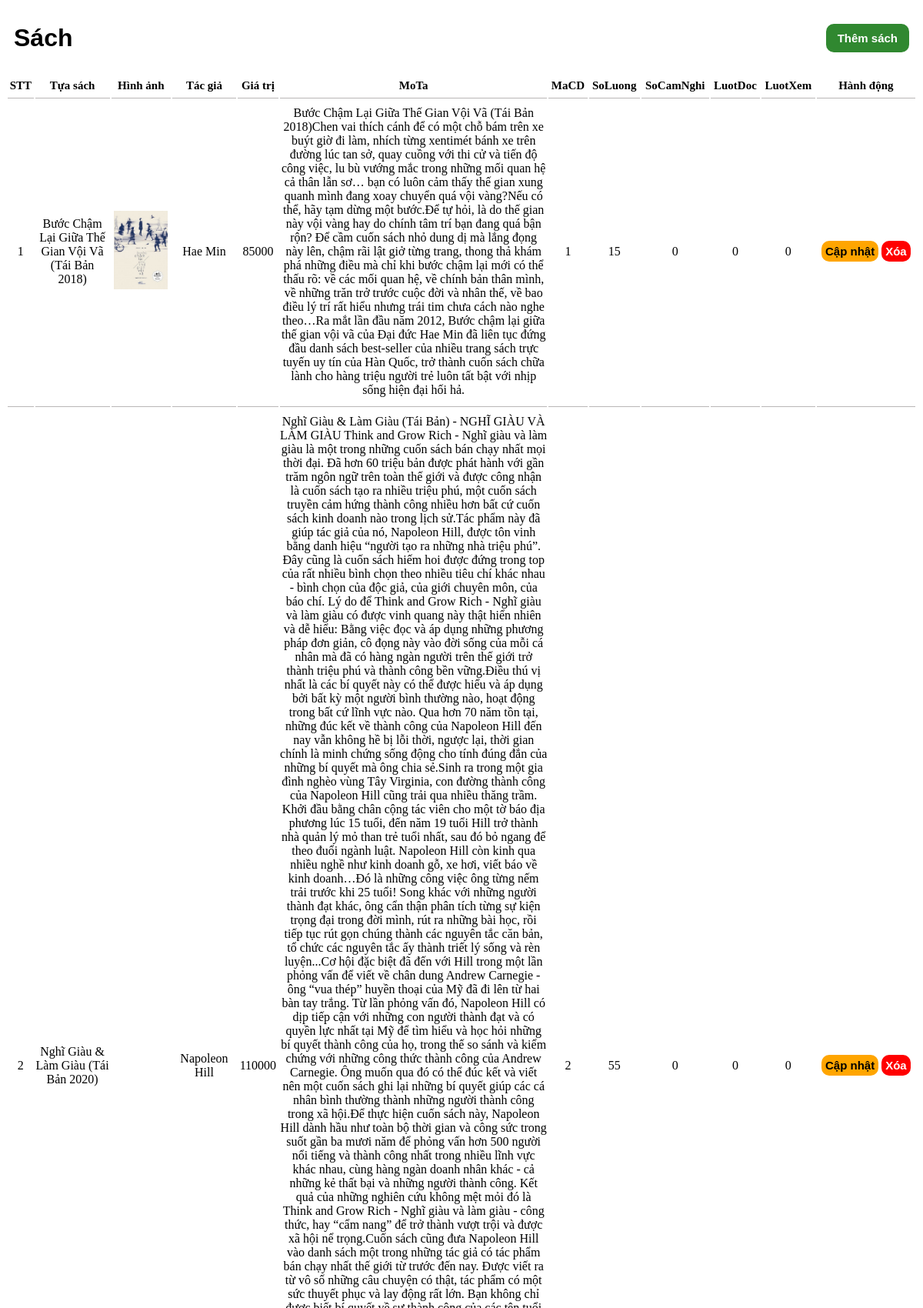
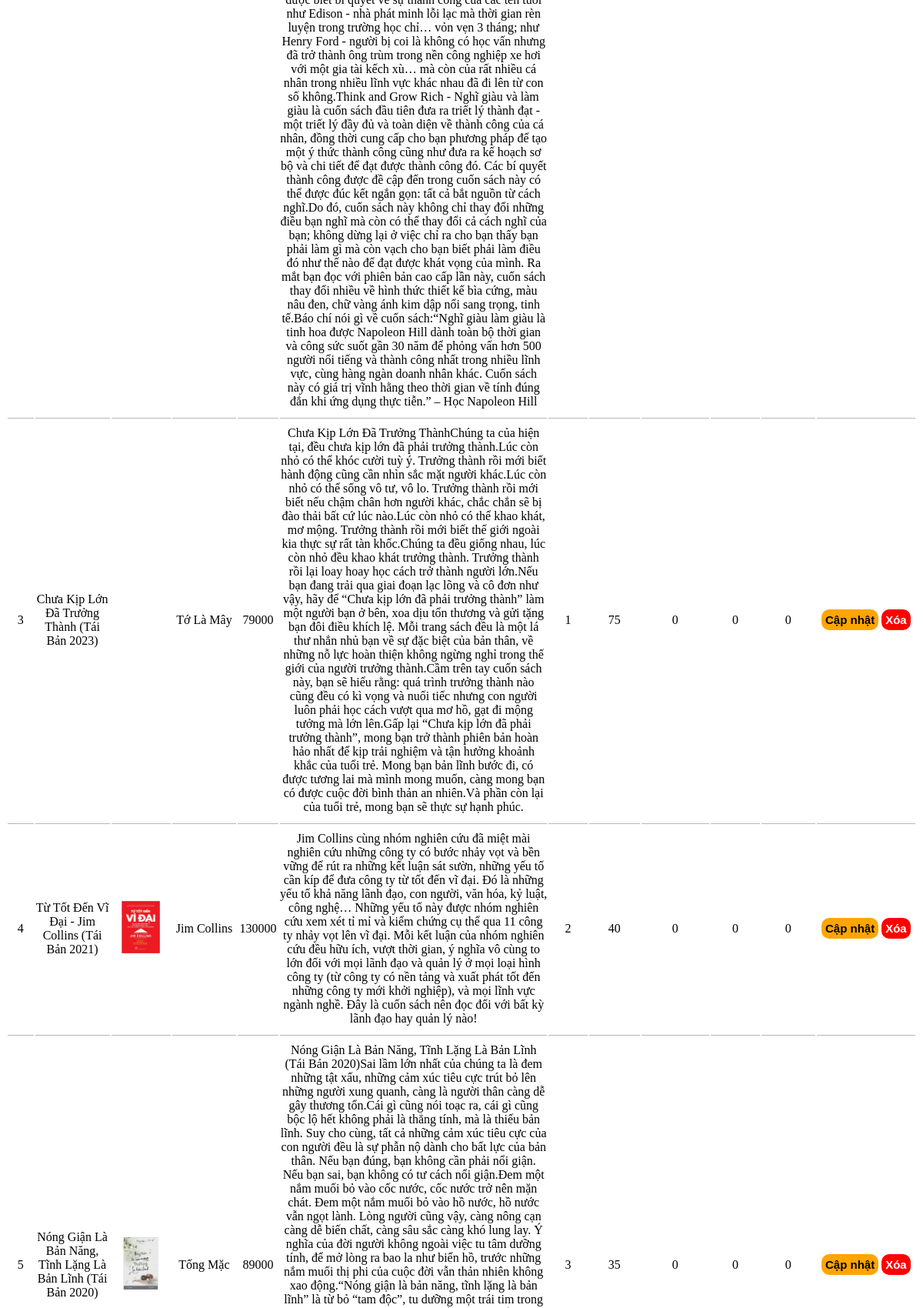
The app's page /quantri-sach.php (upper part) with its own data (2 pictures, top to bottom).
### tables this page shows
CREATE TABLE IF NOT EXISTS sach (
  MaSach int PRIMARY KEY AUTO_INCREMENT,
  TuaSach varchar(255) NOT NULL,
  HinhAnh varchar(50) NOT NULL,
  TacGia varchar(255) NOT NULL,
  GiaTri int NOT NULL,
  MoTa text,
  MaCD int,
  SoLuong int NOT NULL,
  GhimTrangChu bit(1) DEFAULT b'0',
  SoCamNghi int DEFAULT 0,
  LuotDoc int DEFAULT 0,
  LuotXem int DEFAULT 0,
  FOREIGN KEY (MaCD) REFERENCES chu_de(MaCD) ON DELETE CASCADE ON UPDATE CASCADE
);

### quantri-sach.php (the view, shortened to what this page needs)
<!DOCTYPE html>
<html lang="en">
<head>
</head>
<body>
    <div class="container">
        <h1>Sách</h1>
        <a href="index.php?page_layout=themsach"><button>Thêm sách</button></a>
    </div>
    <table class="ds-taikhoan">
        <tr>
            <th>STT</th>
            <th>Tựa sách</th>
            <th>Hình ảnh</th>
            <th>Tác giả</th>
            <th>Giá trị</th>
            <th>MoTa</th>
            <th>MaCD</th>
            <th>SoLuong</th>
            <th>SoCamNghi</th>
            <th>LuotDoc</th>
            <th>LuotXem</th>
            <th>Hành động</th>
        </tr>
        <?php
            include("connect.php");
            $sql = "SELECT * FROM sach ";
            $result = mysqli_query($conn, $sql);
            $stt = 1;
            while($row = mysqli_fetch_array($result)){
        ?>
        <tr align="center">
            <td><?php echo $stt++?></td>
            <td width="5%"><?php echo $row["TuaSach"] ?></td>
            <td>
                <img src="../img/product/<?php echo $row['HinhAnh']; ?>" alt="" width="70">
            </td>
            <td width="5%"><?php echo $row["TacGia"] ?></td>
            <td><?php echo $row["GiaTri"] ?></td>
            <td width="30%"><?php echo $row["MoTa"] ?></td>
            <td><?php echo $row["MaCD"] ?></td>
            <td><?php echo $row["SoLuong"] ?></td>
            <td><?php echo $row["SoCamNghi"] ?></td>
            <td><?php echo $row["LuotDoc"] ?></td>
            <td><?php echo $row["LuotXem"] ?></td>
            <td class="hanhDong">
                <a class="btn-fix" href="index.php?page_layout=suasach&id=<?php echo $row["MaSach"] ?>">Cập nhật</a>
                <a class="btn-delete" href="sach/xoasach.php?id=<?php echo $row['MaSach']; ?>"onclick="return confirm('Bạn chắc chắn muốn xóa chủ để <?php echo $row['TuaSach'] ?>?')">Xóa</a>
            </td>
        </tr>
        <?php }?>
    </table>
</body>
</html>

### quantri-sach.php (style rules this page uses)
a { text-decoration-line: none; color: black; }
.container { display: flex; align-items: center; justify-content: space-between; margin: 10px; }
.container h1 { font-family: Arial, Helvetica, sans-serif; }
table { width: 100%; border-bottom: 1px solid rgb(185, 182, 182); }
th { font-size: 15px; padding-bottom: 5px; }
td { padding: 10px 0px; border-top: 1px solid rgb(185, 182, 182); }
.container button { padding: 10px 15px; font-size: 15px; width: auto; height: auto; border-radius: 10px; background-color: rgb(48, 136, 48); font-weight: bold; border: none; color: white; }
.btn-fix { border-radius: 10px; background-color: orange; color: black; padding: 5px; border: none; font-weight:bold; font-family: Arial, Helvetica, sans-serif; font-size: 15px; }
.btn-delete { border-radius: 10px; background-color: red; color: white; padding: 5px; border: none; font-weight:bold; font-family: Arial, Helvetica, sans-serif; font-size: 15px; }

### records on screen
sach: TuaSach "Bước Chậm Lại Giữa Thế Gian Vội Vã (Tái Bản 2018)", HinhAnh (picture), TacGia "Hae Min", GiaTri "85000", MoTa "Bước Chậm Lại Giữa Thế Gian Vội Vã (Tái Bản 2018)Chen vai thích cánh để có một chỗ bám trên xe buýt giờ đi làm, nhích từng xentimét bánh xe trên đường lúc tan sở, quay cuồng với thi cử và tiến độ công việc, lu bù vướng mắc trong những mối quan hệ cả thân lẫn sơ… bạn có luôn cảm thấy thế gian xung quanh mình đang xoay chuyển quá vội vàng?Nếu có thể, hãy tạm dừng một bước.Để tự hỏi, là do thế gian này vội vàng hay do chính tâm trí bạn đang quá bận rộn? Để cầm cuốn sách nhỏ dung dị mà lắng đọng này lên, chậm rãi lật giở từng trang, thong thả khám phá những điều mà chỉ khi bước chậm lại mới có thể thấu rõ: về các mối quan hệ, về chính bản thân mình, về những trăn trở trước cuộc đời và nhân thế,…", MaCD "1", SoLuong "15", SoCamNghi "0", LuotDoc "0", LuotXem "0"
sach: TuaSach "Nghĩ Giàu & Làm Giàu (Tái Bản 2020)", TacGia "Napoleon Hill", GiaTri "110000", MoTa "Nghĩ Giàu & Làm Giàu (Tái Bản) - NGHĨ GIÀU VÀ LÀM GIÀU Think and Grow Rich - Nghĩ giàu và làm giàu là một trong những cuốn sách bán chạy nhất mọi thời đại. Đã hơn 60 triệu bản được phát hành với gần trăm ngôn ngữ trên toàn thế giới và được công nhận là cuốn sách tạo ra nhiều triệu phú, một cuốn sách truyền cảm hứng thành công nhiều hơn bất cứ cuốn sách kinh doanh nào trong lịch sử.Tác phẩm này đã giúp tác giả của nó, Napoleon Hill, được tôn vinh bằng danh hiệu “người tạo ra những nhà triệu phú”. Đây cũng là cuốn sách hiếm hoi được đứng trong top của rất nhiều bình chọn theo nhiều tiêu chí khác nhau - bình chọn của độc giả, của giới chuyên môn, của báo chí. Lý do để Think and Grow Rich -…", MaCD "2", SoLuong "55", SoCamNghi "0", LuotDoc "0", LuotXem "0"
sach: TuaSach "Chưa Kịp Lớn Đã Trưởng Thành (Tái Bản 2023)", TacGia "Tớ Là Mây", GiaTri "79000", MoTa "Chưa Kịp Lớn Đã Trưởng ThànhChúng ta của hiện tại, đều chưa kịp lớn đã phải trưởng thành.Lúc còn nhỏ có thể khóc cười tuỳ ý. Trưởng thành rồi mới biết hành động cũng cần nhìn sắc mặt người khác.Lúc còn nhỏ có thể sống vô tư, vô lo. Trưởng thành rồi mới biết nếu chậm chân hơn người khác, chắc chắn sẽ bị đào thải bất cứ lúc nào.Lúc còn nhỏ có thể khao khát, mơ mộng. Trưởng thành rồi mới biết thế giới ngoài kia thực sự rất tàn khốc.Chúng ta đều giống nhau, lúc còn nhỏ đều khao khát trưởng thành. Trưởng thành rồi lại loay hoay học cách trở thành người lớn.Nếu bạn đang trải qua giai đoạn lạc lõng và cô đơn như vậy, hãy để “Chưa kịp lớn đã phải trưởng thành” làm một người bạn ở bên, xoa dịu tổn…", MaCD "1", SoLuong "75", SoCamNghi "0", LuotDoc "0", LuotXem "0"
sach: TuaSach "Từ Tốt Đến Vĩ Đại - Jim Collins (Tái Bản 2021)", HinhAnh (picture), TacGia "Jim Collins", GiaTri "130000", MoTa "Jim Collins cùng nhóm nghiên cứu đã miệt mài nghiên cứu những công ty có bước nhảy vọt và bền vững để rút ra những kết luận sát sườn, những yếu tố cần kíp để đưa công ty từ tốt đến vĩ đại. Đó là những yếu tố khả năng lãnh đạo, con người, văn hóa, kỷ luật, công nghệ… Những yếu tố này được nhóm nghiên cứu xem xét tỉ mỉ và kiểm chứng cụ thể qua 11 công ty nhảy vọt lên vĩ đại. Mỗi kết luận của nhóm nghiên cứu đều hữu ích, vượt thời gian, ý nghĩa vô cùng to lớn đối với mọi lãnh đạo và quản lý ở mọi loại hình công ty (từ công ty có nền tảng và xuất phát tốt đến những công ty mới khởi nghiệp), và mọi lĩnh vực ngành nghề. Đây là cuốn sách nên đọc đối với bất kỳ lãnh đạo hay quản lý nào!", MaCD "2", SoLuong "40", SoCamNghi "0", LuotDoc "0", LuotXem "0"
sach: TuaSach "Nóng Giận Là Bản Năng, Tĩnh Lặng Là Bản Lĩnh (Tái Bản 2020)", HinhAnh (picture), TacGia "Tống Mặc", GiaTri "89000", MaCD "3", SoLuong "35", SoCamNghi "0", LuotDoc "0", LuotXem "0"
